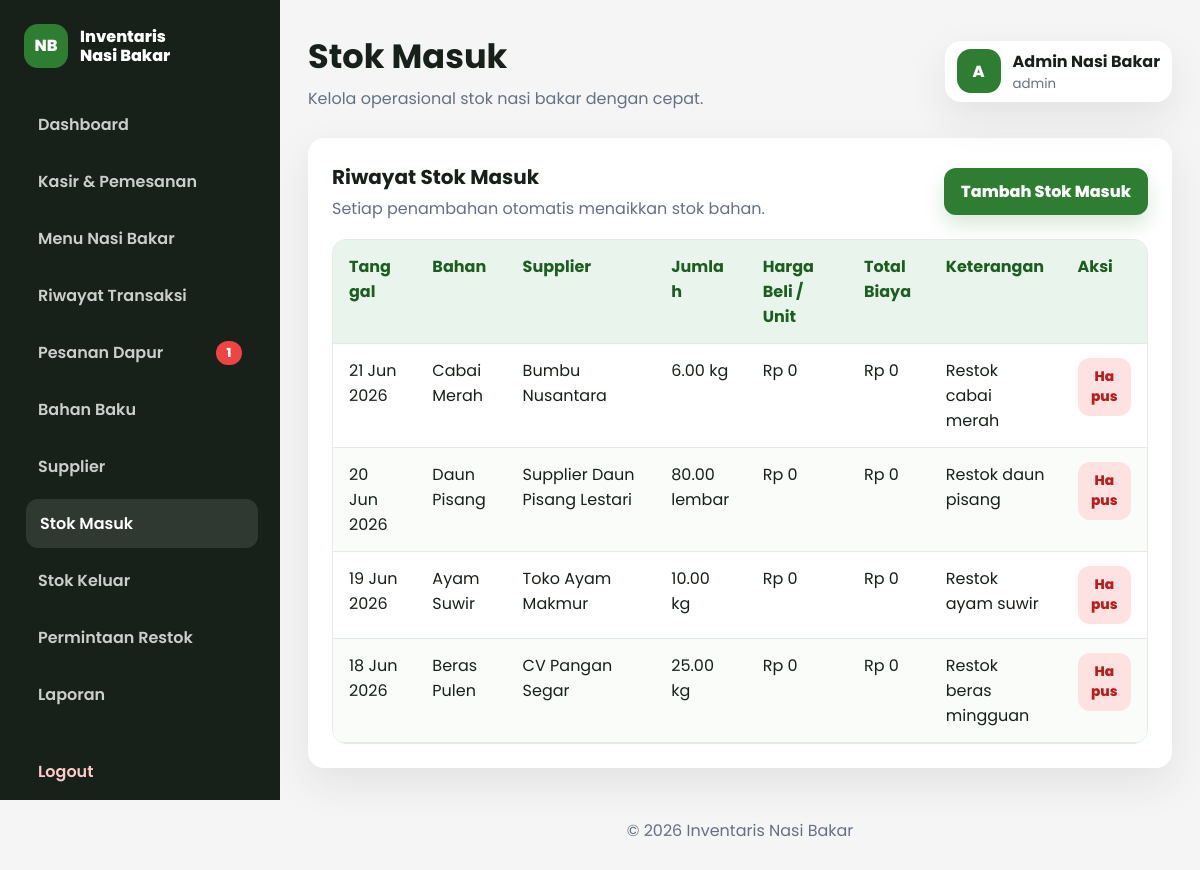
Page /dashboard/masuk/index.php (signed in) on the committed database.
### tables this page shows
CREATE TABLE stok_masuk (
    id INT AUTO_INCREMENT PRIMARY KEY,
    bahan_id INT NOT NULL,
    supplier_id INT NOT NULL,
    jumlah DECIMAL(10,2) NOT NULL,
    harga_beli DECIMAL(12,2) NOT NULL DEFAULT 0,
    tanggal DATE NOT NULL,
    keterangan TEXT NOT NULL,
    CONSTRAINT fk_masuk_bahan FOREIGN KEY (bahan_id) REFERENCES bahan_baku(id) ON UPDATE CASCADE ON DELETE RESTRICT,
    CONSTRAINT fk_masuk_supplier FOREIGN KEY (supplier_id) REFERENCES supplier(id) ON UPDATE CASCADE ON DELETE RESTRICT
);

CREATE TABLE bahan_baku (
    id INT AUTO_INCREMENT PRIMARY KEY,
    nama_bahan VARCHAR(120) NOT NULL,
    stok DECIMAL(10,2) NOT NULL DEFAULT 0,
    stok_minimum DECIMAL(10,2) NOT NULL DEFAULT 10,
    satuan VARCHAR(30) NOT NULL,
    harga DECIMAL(12,2) NOT NULL DEFAULT 0,
    jenis ENUM('mentah', 'jadi') NOT NULL DEFAULT 'mentah',
    created_at TIMESTAMP DEFAULT CURRENT_TIMESTAMP
);

CREATE TABLE supplier (
    id INT AUTO_INCREMENT PRIMARY KEY,
    nama_supplier VARCHAR(120) NOT NULL,
    no_telp VARCHAR(30) NOT NULL,
    alamat TEXT NOT NULL
);

### includes/functions.php (called while the page is built, shortened)
<?php
function e(?string $value): string
{
    return htmlspecialchars((string) $value, ENT_QUOTES, 'UTF-8');
}
function rupiah($value): string
{
    return 'Rp ' . number_format((float) $value, 0, ',', '.');
}

### dashboard/masuk/index.php (the view, shortened to what this page needs)
<?php
require_once __DIR__ . '/../../config/koneksi.php';
require_once __DIR__ . '/../../includes/functions.php';
mysqli_query($conn, "DELETE FROM stok_masuk WHERE tanggal < DATE_SUB(CURDATE(), INTERVAL 7 DAY)");
$sql = 'SELECT sm.*, b.nama_bahan, b.satuan, s.nama_supplier
        FROM stok_masuk sm
        JOIN bahan_baku b ON b.id = sm.bahan_id
        JOIN supplier s ON s.id = sm.supplier_id
        ORDER BY sm.tanggal DESC, sm.id DESC';
$rows = mysqli_fetch_all(mysqli_query($conn, $sql), MYSQLI_ASSOC);
include __DIR__ . '/../../includes/header.php';
?>
<section class="panel">
    <div class="panel-header">
        <div>
            <h2>Riwayat Stok Masuk</h2>
            <p>Setiap penambahan otomatis menaikkan stok bahan.</p>
        </div>
        <a class="btn btn-primary" href="form.php">Tambah Stok Masuk</a>
    </div>
    <div class="table-wrap">
        <table>
            <thead>
                <tr>
                    <th>Tanggal</th>
                    <th>Bahan</th>
                    <th>Supplier</th>
                    <th>Jumlah</th>
                    <th>Harga Beli / Unit</th>
                    <th>Total Biaya</th>
                    <th>Keterangan</th>
                    <th>Aksi</th>
                </tr>
            </thead>
            <tbody>
                <?php foreach ($rows as $row): ?>
                    <tr>
                        <td><?= e(date('d M Y', strtotime($row['tanggal']))); ?></td>
                        <td><?= e($row['nama_bahan']); ?></td>
                        <td><?= e($row['nama_supplier']); ?></td>
                        <td><?= e((string) $row['jumlah']); ?> <?= e($row['satuan']); ?></td>
                        <td><?= rupiah($row['harga_beli']); ?></td>
                        <td><?= rupiah((float) $row['jumlah'] * (float) $row['harga_beli']); ?></td>
                        <td><?= e($row['keterangan'] ?? '-'); ?></td>
                        <td><a class="btn-small danger" href="hapus.php?id=<?= (int) $row['id']; ?>" data-confirm="Hapus transaksi masuk ini? Stok akan dikurangi kembali.">Hapus</a></td>
                    </tr>
                <?php endforeach; ?>
            </tbody>
        </table>
    </div>
</section>
<?php include __DIR__ . '/../../includes/footer.php'; ?>

### assets/css/dashboard.css (style rules this page uses)
:root { --primary: #2E7D32; --primary-dark: #1B5E20; --secondary: #F5F5F5; --accent: #FFC107; --danger: #EF4444; --text: #17211A; --muted: #667085; --border: #E4EAE5; --white: #FFFFFF; --shadow: 0 16px 40px rgba(22, 39, 24, 0.09); }
* { box-sizing: border-box; }
body { margin: 0; font-family: "Poppins", sans-serif; color: var(--text); background: var(--secondary); overflow-x: hidden; }
a { color: inherit; text-decoration: none; }
.stat-card, .panel { border-radius: 16px; background: var(--white); box-shadow: var(--shadow); }
.panel { padding: 24px; margin-bottom: 24px; }
.panel-header { display: flex; align-items: center; justify-content: space-between; gap: 16px; margin-bottom: 18px; min-width: 0; }
.panel-header h2 { margin: 0; font-size: 1.25rem; overflow-wrap: anywhere; }
.panel-header p { margin: 4px 0 0; color: var(--muted); }
.btn, .btn-small { min-height: 44px; display: inline-flex; align-items: center; justify-content: center; border: 1px solid transparent; border-radius: 12px; padding: 10px 16px; font-weight: 800; cursor: pointer; transition: background 0.2s ease, transform 0.2s ease, box-shadow 0.2s ease; text-align: center; white-space: normal; }
.btn-primary { background: var(--primary); color: var(--white); box-shadow: 0 10px 20px rgba(46, 125, 50, 0.18); }
.btn-small { min-height: 36px; padding: 8px 12px; background: #E9F5EC; color: var(--primary); font-size: 0.86rem; }
.btn-small.danger { background: #FEE2E2; color: #B91C1C; }
.table-wrap { width: 100%; overflow-x: auto; -webkit-overflow-scrolling: touch; border: 1px solid var(--border); border-radius: 14px; }
table { width: 100%; border-collapse: collapse; min-width: 720px; }
thead th { position: sticky; top: 0; z-index: 1; background: #E9F5EC; color: var(--primary-dark); text-align: left; }
th, td { padding: 14px 16px; border-bottom: 1px solid var(--border); vertical-align: top; overflow-wrap: anywhere; }
tbody tr:nth-child(even) { background: #FAFCFA; }

### rows in the picture
stok_masuk: tanggal "21 Jun 2026", bahan.nama_bahan "Cabai Merah", supplier.nama_supplier "Bumbu Nusantara", jumlah "6.00", bahan.satuan "kg", harga_beli "Rp 0", rupiah((float) $row['jumlah'] * (float) $row['harga_beli']) "Rp 0", keterangan "Restok cabai merah"
stok_masuk: tanggal "20 Jun 2026", bahan.nama_bahan "Daun Pisang", supplier.nama_supplier "Supplier Daun Pisang Lestari", jumlah "80.00", bahan.satuan "lembar", harga_beli "Rp 0", rupiah((float) $row['jumlah'] * (float) $row['harga_beli']) "Rp 0", keterangan "Restok daun pisang"
stok_masuk: tanggal "19 Jun 2026", bahan.nama_bahan "Ayam Suwir", supplier.nama_supplier "Toko Ayam Makmur", jumlah "10.00", bahan.satuan "kg", harga_beli "Rp 0", rupiah((float) $row['jumlah'] * (float) $row['harga_beli']) "Rp 0", keterangan "Restok ayam suwir"
stok_masuk: tanggal "18 Jun 2026", bahan.nama_bahan "Beras Pulen", supplier.nama_supplier "CV Pangan Segar", jumlah "25.00", bahan.satuan "kg", harga_beli "Rp 0", rupiah((float) $row['jumlah'] * (float) $row['harga_beli']) "Rp 0", keterangan "Restok beras mingguan"

### other values in the picture
$sidebarNotifPesananBaru "1"
$pageTitle "Stok Masuk"
$initial "A"
$adminName "Admin Nasi Bakar"
$roleLabel "admin"
